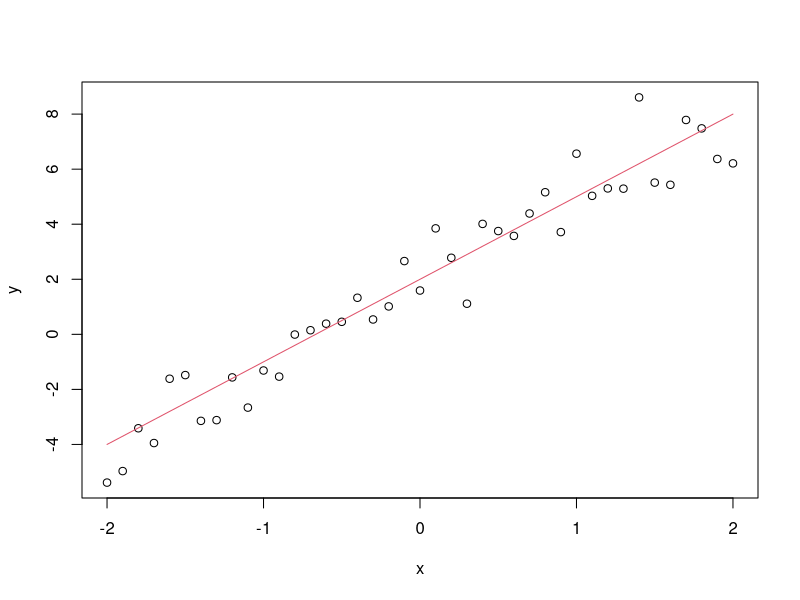

Generate this figure with R:
## ---- chunk 1
knitr::opts_chunk$set(echo = TRUE)
## ---- chunk 2
x = seq(-2, 2, 0.1)
expected_behaviour = 2 + 3 * x  # a = 2 y b = 3
epsilon = rnorm(length(x), sd = 1)
y = expected_behaviour + epsilon

plot(x, y)
lines(x, expected_behaviour, col = 2)
